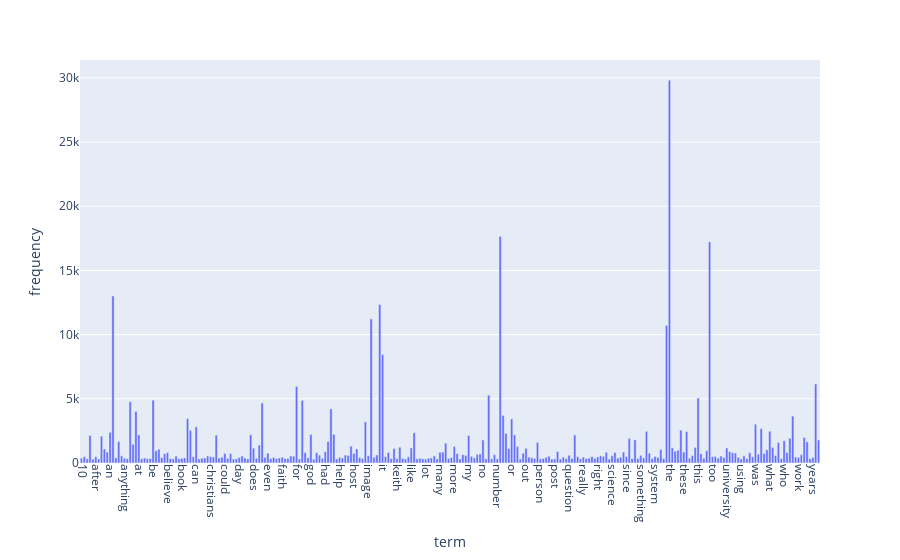

Source (notebook cell):
### Markdown cell above
### >>> **Exercise 13 (take home):** 
The chart above only contains 300 vocabulary in the documents, and it's already computationally intensive to both compute and visualize. Can you efficiently reduce the number of terms you want to visualize as an exercise.

### Code cell
# Answer here
# 建立 DataFrame
df = pd.DataFrame({
    'term': count_vect.get_feature_names_out(),
    'frequency': term_frequencies
})

# 篩選出 frequency > 300 的詞
df_filtered = df[df['frequency'] > 300]
# 印出篩選後的字詞數量
print(len(df_filtered))
fig = px.bar(df_filtered, x='term', y='frequency')
fig.update_xaxes(tickangle=90)
fig.show()

### Figure 1 — Plotly figure (JSON) as saved in the notebook; plotly's stock layout.template omitted (floating-point values rounded to 4 significant figures; data arrays with more than 128 entries replaced by an {"elided": "..."} marker saying what was removed)
{"data": [{"hovertemplate": "term=%{x}<br>frequency=%{y}<extra></extra>", "legendgroup": "", "marker": {"color": "#636efa", "pattern": {"shape": ""}}, "name": "", "orientation": "v", "showlegend": false, "textposition": "auto", "type": "bar", "x": {"elided": "258 str values"}, "xaxis": "x", "y": {"elided": "258 int values"}, "yaxis": "y"}], "layout": {"barmode": "relative", "legend": {"tracegroupgap": 0}, "margin": {"t": 60}, "xaxis": {"anchor": "y", "domain": [0, 1], "tickangle": 90, "title": {"text": "term"}}, "yaxis": {"anchor": "x", "domain": [0, 1], "title": {"text": "frequency"}}}}
